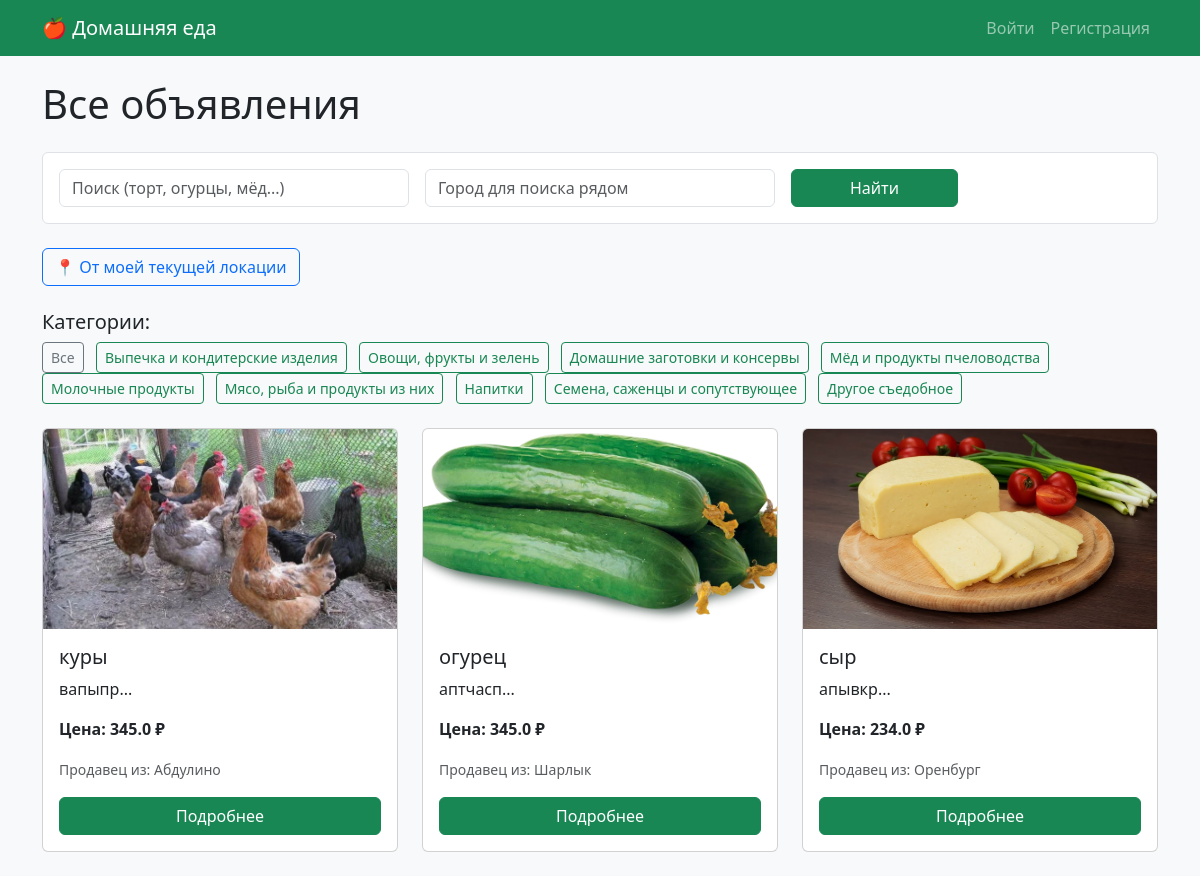
The page / on the database its author committed.
### models.py (models this page shows)
class Category(db.Model):
    id = db.Column(db.Integer, primary_key=True)
    name = db.Column(db.String(100), unique=True, nullable=False)

class Ad(db.Model):
    id = db.Column(db.Integer, primary_key=True)
    title = db.Column(db.String(200), nullable=False)
    description = db.Column(db.Text, nullable=False)
    price = db.Column(db.Float, nullable=False)
    image = db.Column(db.String(200))
    created_at = db.Column(db.DateTime, default=datetime.utcnow)
    category_id = db.Column(db.Integer, db.ForeignKey('category.id'), nullable=False)
    category = db.relationship('Category', backref='ads')
    user_id = db.Column(db.Integer, db.ForeignKey('user.id'), nullable=False)

class User(UserMixin, db.Model):
    id = db.Column(db.Integer, primary_key=True)
    email = db.Column(db.String(150), unique=True, nullable=False)
    password = db.Column(db.String(150), nullable=False)
    name = db.Column(db.String(100), nullable=False)
    phone = db.Column(db.String(50), nullable=False)
    city = db.Column(db.String(100), nullable=False)
    latitude = db.Column(db.Float)
    longitude = db.Column(db.Float)
    ads = db.relationship('Ad', backref='seller', lazy=True)
    favorites = db.relationship('Ad', secondary=favorites, lazy='subquery',
                                backref=db.backref('favorited_by', lazy=True))

### app.py (the view, shortened to what this page needs)
@app.route('/')
def index():
    user_lat = request.args.get('lat', type=float)
    user_lon = request.args.get('lon', type=float)
    near_city = request.args.get('near_city')
    search_query = request.args.get('q')
    if near_city:
        user_lat, user_lon = geocode_city(near_city)
        if user_lat is None:
            flash(f'Город "{near_city}" не найден — показываем все')
            near_city = None
    nearby_mode = bool(user_lat and user_lon)
    current_city = near_city if near_city else None
    radius = 400
    ads_query = Ad.query.order_by(Ad.created_at.desc())
    all_ads = ads_query.all()
    if nearby_mode:
        ads = []
        for ad in all_ads:
            if ad.seller.latitude and ad.seller.longitude:
                distance = haversine(user_lat, user_lon, ad.seller.latitude, ad.seller.longitude)
                ad.distance = round(distance)
                if distance <= radius:
                    ads.append(ad)
        if not ads:
            flash(f'В радиусе {radius} км ничего не найдено')
    else:
        ads = all_ads
    categories = Category.query.all()
    return render_template('index.html', ads=ads, categories=categories, nearby_mode=nearby_mode,
                           current_city=current_city, search_query=search_query or '')

### templates/index.html (shortened to what this page needs)
{% extends "base.html" %}
{% block content %}
<h1 class="mb-4">
    {% if nearby_mode %}
        Объявления рядом с {{ current_city or 'вашей локацией' }} (радиус 400 км)
    {% else %}
        Все объявления
    {% endif %}
</h1>
<div class="mb-4 p-3 border rounded bg-white">
    <form class="row g-3 align-items-end">
        <div class="col-md-4">
            <input type="text" name="q" class="form-control" placeholder="Поиск (торт, огурцы, мёд...)" value="{{ search_query }}">
        </div>
        <div class="col-md-4">
            <input type="text" name="near_city" class="form-control" placeholder="Город для поиска рядом" value="{{ current_city or '' }}">
        </div>
        <div class="col-md-2">
            <button type="submit" class="btn btn-success w-100">Найти</button>
        </div>
    </form>
</div>
{% if not nearby_mode %}
<button id="nearby-btn" class="btn btn-outline-primary mb-4">📍 От моей текущей локации</button>
{% endif %}
<div class="row mb-4">
    <div class="col">
        <h5>Категории:</h5>
        <a href="{{ url_for('index') }}" class="btn btn-outline-secondary btn-sm me-2">Все</a>
        {% for cat in categories %}
            <a href="{{ url_for('category', cat_id=cat.id) }}" class="btn btn-outline-success btn-sm me-2">{{ cat.name }}</a>
        {% endfor %}
    </div>
</div>
<div class="row">
    {% for ad in ads %}
    <div class="col-md-4 mb-4">
        <div class="card h-100">
            {% if ad.image %}
                <img src="{{ url_for('static', filename='uploads/' + ad.image) }}" class="card-img-top" style="height:200px; object-fit:cover;">
            {% endif %}
            <div class="card-body d-flex flex-column">
                <h5 class="card-title">{{ ad.title }}</h5>
                <p class="card-text flex-grow-1">{{ ad.description[:150] }}...</p>
                <p class="card-text"><strong>Цена: {{ ad.price }} ₽</strong></p>
                <p class="card-text text-muted"><small>Продавец из: {{ ad.seller.city }}</small></p>
                <a href="{{ url_for('ad_detail', ad_id=ad.id) }}" class="btn btn-success mt-auto">Подробнее</a>
            </div>
        </div>
    </div>
    {% else %}
    <p>Ничего не найдено. Попробуйте другой запрос или город.</p>
    {% endfor %}
</div>
{% endblock %}

### templates/base.html (shortened to what this page needs)
<!doctype html>
<html lang="ru">
<head>
    <link href="https://cdn.jsdelivr.net/npm/bootstrap@5.3.2/dist/css/bootstrap.min.css" rel="stylesheet">
</head>
<body class="bg-light">
    <nav class="navbar navbar-expand-lg navbar-dark bg-success mb-4">
        <div class="container">
            <a class="navbar-brand" href="{{ url_for('index') }}">🍎 Домашняя еда</a>
            <ul class="navbar-nav ms-auto">
                {% if current_user.is_authenticated %}
                    <li class="nav-item"><a class="nav-link" href="{{ url_for('add_ad') }}">+ Добавить объявление</a></li>
                    <li class="nav-item"><a class="nav-link" href="{{ url_for('profile') }}">Мой профиль</a></li>
                    <li class="nav-item"><span class="nav-link">Привет, {{ current_user.name }}!</span></li>
                    <li class="nav-item"><a class="nav-link" href="{{ url_for('logout') }}">Выйти</a></li>
                {% else %}
                    <li class="nav-item"><a class="nav-link" href="{{ url_for('login') }}">Войти</a></li>
                    <li class="nav-item"><a class="nav-link" href="{{ url_for('register') }}">Регистрация</a></li>
                {% endif %}
            </ul>
        </div>
    </nav>
    <div class="container">
        {% block content %}{% endblock %}
    </div>
</body>
</html>

### rows shown on the page
Category: name "Выпечка и кондитерские изделия"
Category: name "Овощи, фрукты и зелень"
Category: name "Домашние заготовки и консервы"
Category: name "Мёд и продукты пчеловодства"
Category: name "Молочные продукты"
Category: name "Мясо, рыба и продукты из них"
Category: name "Напитки"
Category: name "Семена, саженцы и сопутствующее"
Category: name "Другое съедобное"
Ad: image (picture), title "куры", description "вапыпр", price "345.0", seller.city "Абдулино"
Ad: image (picture), title "огурец", description "аптчасп", price "345.0", seller.city "Шарлык"
Ad: image (placeholder picture), title "сыр", description "апывкр", price "234.0", seller.city "Оренбург"
